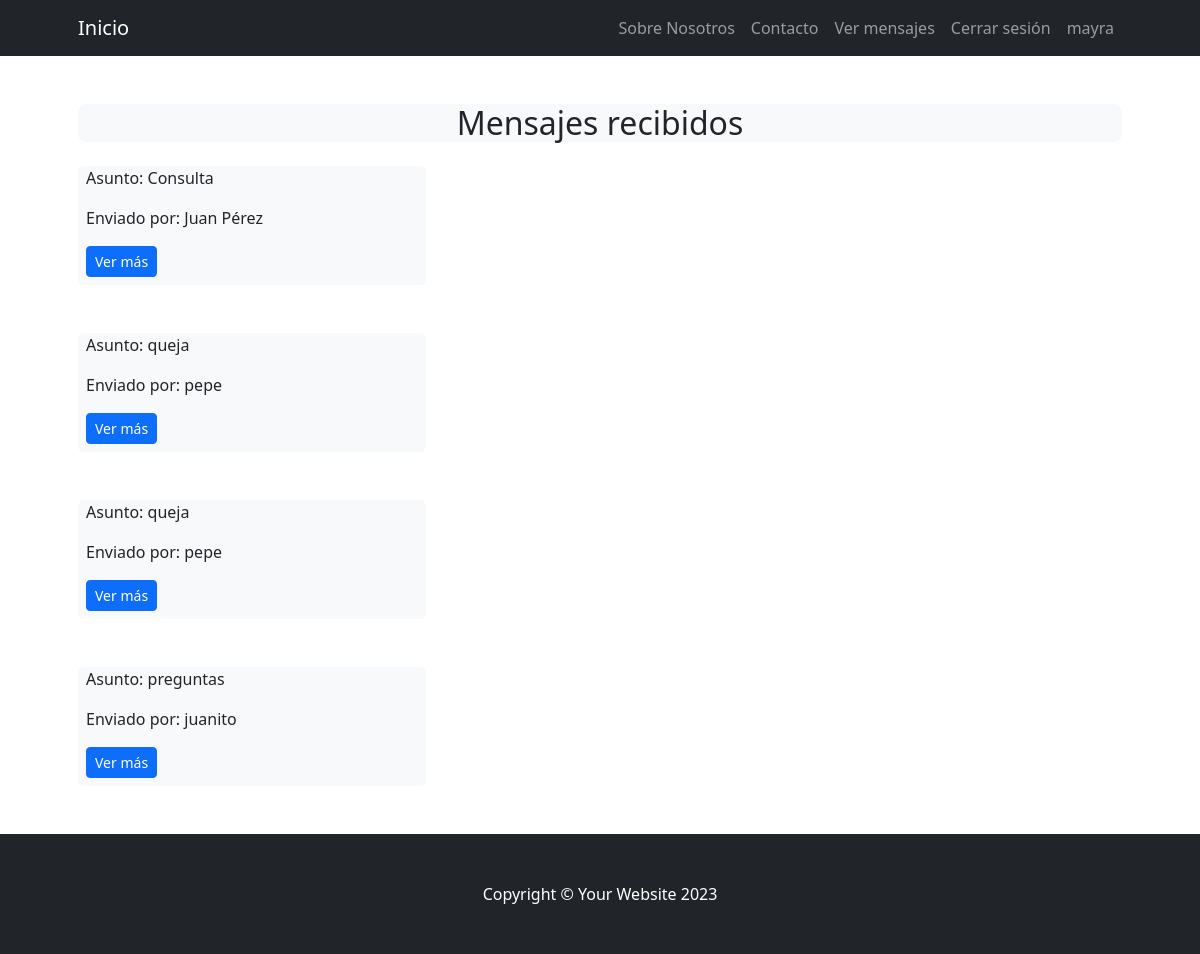
Screenshot of /contactolist/ (signed in) with the database file from the repository.
### Preentrega3App/models.py (models this page shows)
class Contacto(models.Model):
    nombre_contacto = models.CharField(max_length=25)
    mail_contacto = models.EmailField()
    asunto_contacto = models.CharField(max_length=30)
    texto_contacto = models.CharField(max_length=700)
    class Meta:
        verbose_name_plural = "Contacto"

### Preentrega3App/views.py (the view)
# urls.py: path('contactolist/', views.contactoList.as_view(), name = 'ContactoList'),
class contactoList (ListView):
    model = Contacto
    template_name = "Preentrega3App/contacto_list.html"

### Preentrega3App/Templates/Preentrega3App/contacto_list.html
<!DOCTYPE html>
<html lang="en">
{% extends "Preentrega3App/padre.html" %}
{% load static %}
{% block Contenidoquecambia %}
<section class="pt-4">
    <div class="container px-lg-5">
        <div class="p-1 p-lg-0 bg-light rounded-3 text-center">
            <div class="m-4 m-lg-7 mb-4">
            <h2>Mensajes recibidos</h2>
            </div>
            </div>
            {% if object_list %}
            {% for contacto in object_list %}
            <div class="col-lg-4 mb-5">
                <div class="card bg-light border-0 h-auto">
                    <div class="card-body text-left p-1 p-lg-2 pt-0 pt-lg-0">
                        <p class="fs-7"> Asunto: {{contacto.asunto_contacto}} </p>
                        <p class="fs-7"> Enviado por: {{contacto.nombre_contacto}} </p>
                        <a href="{% url 'ContactoDetail' pk=contacto.id %}" class="btn btn-primary btn-sm">Ver más</a>
                    </div>
                </div>
            </div>
            {% endfor %}
            {% else %}
            <p>Aún no hay información disponible</p>
            {% endif %}
    </div>
</section>
{% endblock %}

### Preentrega3App/Templates/Preentrega3App/padre.html (shortened to what this page needs)
<!DOCTYPE html>
{% load static %}
<html lang="en">
    <head>
        <link href="https://cdn.jsdelivr.net/npm/bootstrap-icons@1.4.1/font/bootstrap-icons.css" rel="stylesheet" />
        <link href="{% static 'Preentrega3App/css/styles.css' %}" rel="stylesheet" />
    </head>
    <body>
        <nav class="navbar navbar-expand-lg navbar-dark bg-dark">
            <div class="container px-lg-5">
                <a class="navbar-brand" href="{% url 'Inicio' %}">Inicio</a>
                <div class="collapse navbar-collapse" id="navbarSupportedContent">
                    <ul class="navbar-nav ms-auto mb-2 mb-lg-0">
                        <li class="nav-item"><a class="nav-link" href="{% url 'Sobre Nosotros' %}">Sobre Nosotros</a></li>
                        <li class="nav-item"><a class="nav-link" href="{% url 'Contacto Formulario' %}">Contacto</a></li>
                        {% if request.user.is_authenticated and request.user.is_superuser %}
                        <li class="nav-item"><a class="nav-link" href="{% url 'ContactoList' %}">Ver mensajes</a></li>
                        {% endif %}
                        {% if request.user.is_authenticated %}
                        <li class="nav-item"><a class="nav-link" href="{% url 'Logout' %}">Cerrar sesión</a></li>
                        <li class="nav-item"><a class="nav-link" href="{% url 'VerPerfil' %}">{{ user.username }}</a></li>
                        {% endif %}
                    </ul>
                </div>
            </div>
        </nav>
        {% block Contenidoquecambia %}
        {% endblock %}
        <footer class="py-5 bg-dark">
            <div class="container"><p class="m-0 text-center text-white">Copyright &copy; Your Website 2023</p></div>
        </footer>
    </body>
</html>

### rows the page displays
Contacto: asunto_contacto "Consulta", nombre_contacto "Juan Pérez"
Contacto: asunto_contacto "queja", nombre_contacto "pepe"
Contacto: asunto_contacto "queja", nombre_contacto "pepe"
Contacto: asunto_contacto "preguntas", nombre_contacto "juanito"

### other values shown
{{ user.username }} "mayra"
